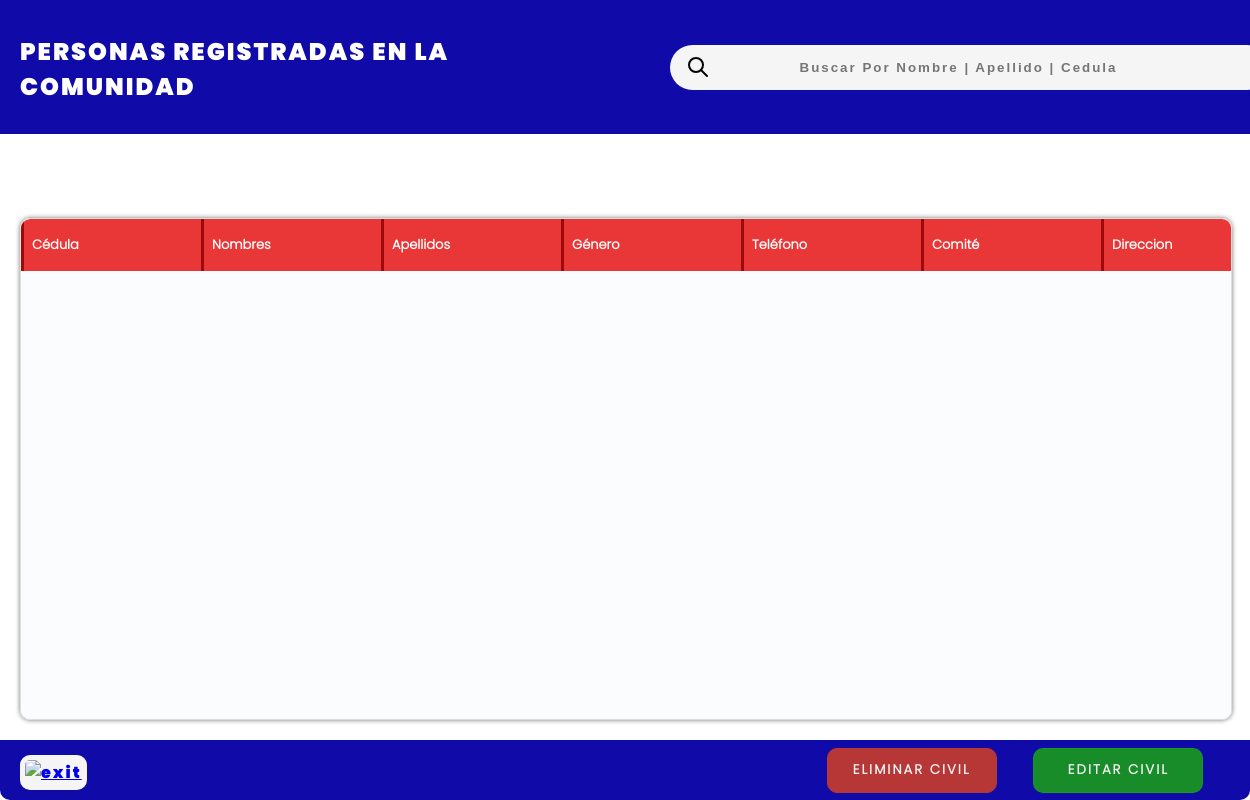
/views/register-civil/read/index.php (signed in), run on an earlier commit of the app's database.
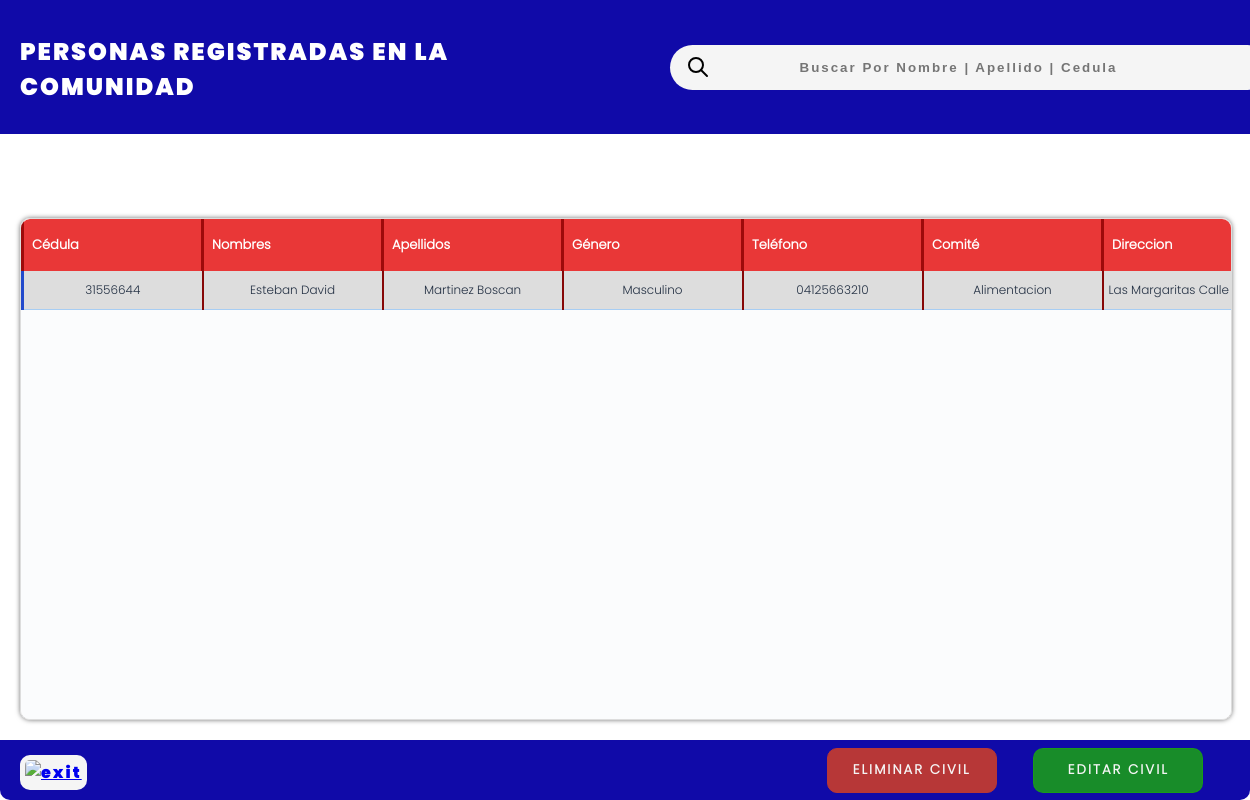
And on a later commit of the database.
### tables this page shows
CREATE TABLE "People_Data" (
	ID_CI INTEGER PRIMARY KEY,
    FirstName VARCHAR(100) NOT NULL,
    LastName VARCHAR(100) NOT NULL,
    Sex CHAR(9) CHECK(Sex = 'Masculino' OR Sex = 'Femenino'),
    Phone_Number VARCHAR(20),
    Committee_Name VARCHAR(255),
    "Address_Civil" TEXT,
    Birth_Date DATE,
    Age INT,
    Email_Address VARCHAR(255),
    Patria_Card_Code VARCHAR(50),
    Patria_Card_Serial VARCHAR(50),
    Voting_Center VARCHAR(255),
    Vote_Type VARCHAR(50),
    Create_Date TEXT DEFAULT (datetime('now','localtime')),
    Update_Date TEXT DEFAULT (datetime('now','localtime'))

);

### views/register-civil/read/index.php (the view, shortened to what this page needs)
<?php
$db = conexionDB();
if (!empty($_SESSION['search'])) {
    $civiles = $_SESSION['search'];
    unset($_SESSION['search']);
} else {
    if (!empty($db)) {
        $sql = $db->prepare('SELECT * FROM People_Data');
        $sql->execute();
        $civiles = $sql->fetchAll(PDO::FETCH_ASSOC);
    }
}
?>
<!DOCTYPE html>
<html lang="es">
<head>
    <link rel="stylesheet" href="../../assets/css/rud.css">
</head>
<body>
    <header class="header-registradas">
        <h2>Personas registradas en la comunidad</h2>
        <span class="span-search">
            <form action="../../../controller/register-civil/search.php" autocomplete="off" method="POST">
                <button id="btnSearch"><img src="../../assets/imgs/icons/search.svg" alt="search"></button>
                <input type="search" name="search" class="search" id="search" placeholder="Buscar por Nombre | Apellido | Cedula" style="text-transform: capitalize; " required>
            </form>
        </span>
    </header>
    <section class="read-all-cont">
        <div class="table-container" readonly>
            <table>
                <thead>
                    <tr>
                        <th>Cédula</th>
                        <th>Nombres</th>
                        <th>Apellidos</th>
                        <th>Género</th>
                        <th>Teléfono</th>
                        <th>Comité</th>
                        <th>Direccion</th>
                    </tr>
                </thead>
                <tbody>
                    <?php if (is_array($civiles)): ?>
                        <?php foreach ($civiles as $civil): ?>
                            <tr>
                                <td><?php echo $civil['ID_CI'] ?></td>
                                <td><?php echo htmlspecialchars($civil['FirstName']) ?></td>
                                <td><?php echo htmlspecialchars($civil['LastName']) ?></td>
                                <td><?php echo htmlspecialchars($civil['Sex']) ?></td>
                                <td><?php echo $civil['Phone_Number'] ?></td>
                                <td><?php echo htmlspecialchars($civil['Committee_Name']) ?></td>
                                <td><?php echo htmlspecialchars($civil['Address_Civil']) ?></td>
                            </tr>
                        <?php endforeach; ?>
                    <?php endif ?>
                </tbody>
            </table>
        </div>
    </section>
    <footer class="update-and-delete">
        <a href="../home-register.html"><img src="../../assets/imgs/icons/arrow-left.svg" alt="exit" class="exit" onclick="history.back()"></a>
        <div class="btns">
            <input type="submit" value="Eliminar civil" id="delete-btn" onclick="deleteDialog()">
            <input type="submit" value="Editar civil" id="update-btn" onclick="updateDialog()">
        </div>
    </footer>
</body>
</html>

### views/assets/css/rud.css (style rules this page uses)
body { margin: 0; padding: 0; box-sizing: border-box; font-family: 'Poppins', Arial, Helvetica, sans-serif; overflow: hidden; }
.read-all-cont { width: 100%; display: grid; box-sizing: border-box; height: 100dvh; grid-template-columns: 2fr 1fr; grid-template-rows: 120px 1fr 1fr; grid-template-areas: " header header" " table table table" " footer footer "; padding: 20px; transform: translateX(0px); }
.header-registradas { display: grid; grid-template-columns: 1fr 1fr; gap: 0 30px; width: 100%; padding: 20px; background-color: #100aa8; grid-area: header; align-items: center; min-height: fit-content; position: absolute; }
.header-registradas h2 { color: white; margin: 14px 0 10px 0; letter-spacing: 2px; text-transform: uppercase; }
.exit { margin-top: 5px; margin-left: 20px; width: 35px; cursor: pointer; background-color: whitesmoke; padding: 5px; border-radius: 10px; z-index: 111; }
.table-container { background-color: #fbfcfd; position: relative; top: -60px; width: 100%; max-width: 100%; height: 500px; overflow-x: auto; overflow-y: auto; box-shadow: 0 0 5px rgba(0, 0, 0, 0.548); border-radius: 10px; grid-area: table; font-size: 13px; font-family: 'Poppins-light', Arial, Helvetica, sans-serif; border: 1px solid #DDDDDD; transition: width .3s ease; }
.table-container table { border-collapse: collapse; table-layout: fixed; min-width: 800px; width: 100%; background: transparent; }
.table-container thead th { background-color: #e93737; color: #ffffff; text-align: left; padding: 6px 8px; font-weight: 700; width: 180px; vertical-align: middle; position: sticky; top: 0; border-left: solid #9e0a0a 3px; z-index: 5; box-sizing: border-box; transition: width 260ms cubic-bezier(.2, .9, .2, 1), background-color 120ms ease; }
.table-container tbody td { padding: 10px 5px; font-size: 12px; text-align: center; color: #233043; border-bottom: 1px solid #a7cdf3; vertical-align: middle; overflow: hidden; white-space: nowrap; text-overflow: ellipsis; border-right: 2px solid #860707; box-sizing: border-box; transition: background-color 120ms ease; }
.table-container tbody tr { transition: background-color .2s ease; }
.table-container tbody tr:nth-child(odd) { background-color: #DDDDDD; border-left: 3px solid #224acc; }
.table-container thead th:first-child { border-radius: 6px 0 0 0; }
.search { width: 600px; height: 45px; border-radius: 30px; border: none; position: relative; z-index: 10; outline: transparent; margin: 5px 50px 5px 0px; text-indent: 50px; background-color: whitesmoke; left: 50px; }
.search::placeholder { text-align: center; font-weight: bold; letter-spacing: 2px; text-indent: -10px; }
.span-search button { position: absolute; width: 20px; margin-left: 60px; margin-top: 14px; border: none; z-index: 11; cursor: pointer; background-color: transparent; }
footer { position: absolute; bottom: 0; width: 100%; z-index: 100; margin-left: 0; height: 60px; background-color: #100aa8; border-radius: 0 0 10px 10px; display: flex; justify-content: space-between; align-items: center; color: white; font-weight: bold; grid-area: footer; letter-spacing: 2px; }
.btns { display: flex; width: 450px; justify-content: space-evenly; padding: 10px; }
.btns #delete-btn { width: 170px; height: 45px; border-radius: 10px; border: solid #b73737 1px; background-color: #b73737; font-family: 'Poppins-light', Arial, Helvetica, sans-serif; font-weight: 600; text-transform: uppercase; color: whitesmoke; cursor: pointer; letter-spacing: 2px; transition: 0.3s; }
.btns #update-btn { width: 170px; height: 45px; border-radius: 10px; border: solid rgba(26, 156, 26, 0.896) 1px; background-color: rgba(26, 156, 26, 0.896); font-family: 'Poppins-light', Arial, Helvetica, sans-serif; font-weight: 600; text-transform: uppercase; color: whitesmoke; cursor: pointer; letter-spacing: 2px; }

What changed in the data, as far as the page shows it:
added people_data: ID_CI "31556644", FirstName "Esteban David", LastName "Martinez Boscan", Sex "Masculino", Phone_Number "04125663210", Committee_Name "Alimentacion", Address_Civil "Las Margaritas Calle 9, Ver…"
